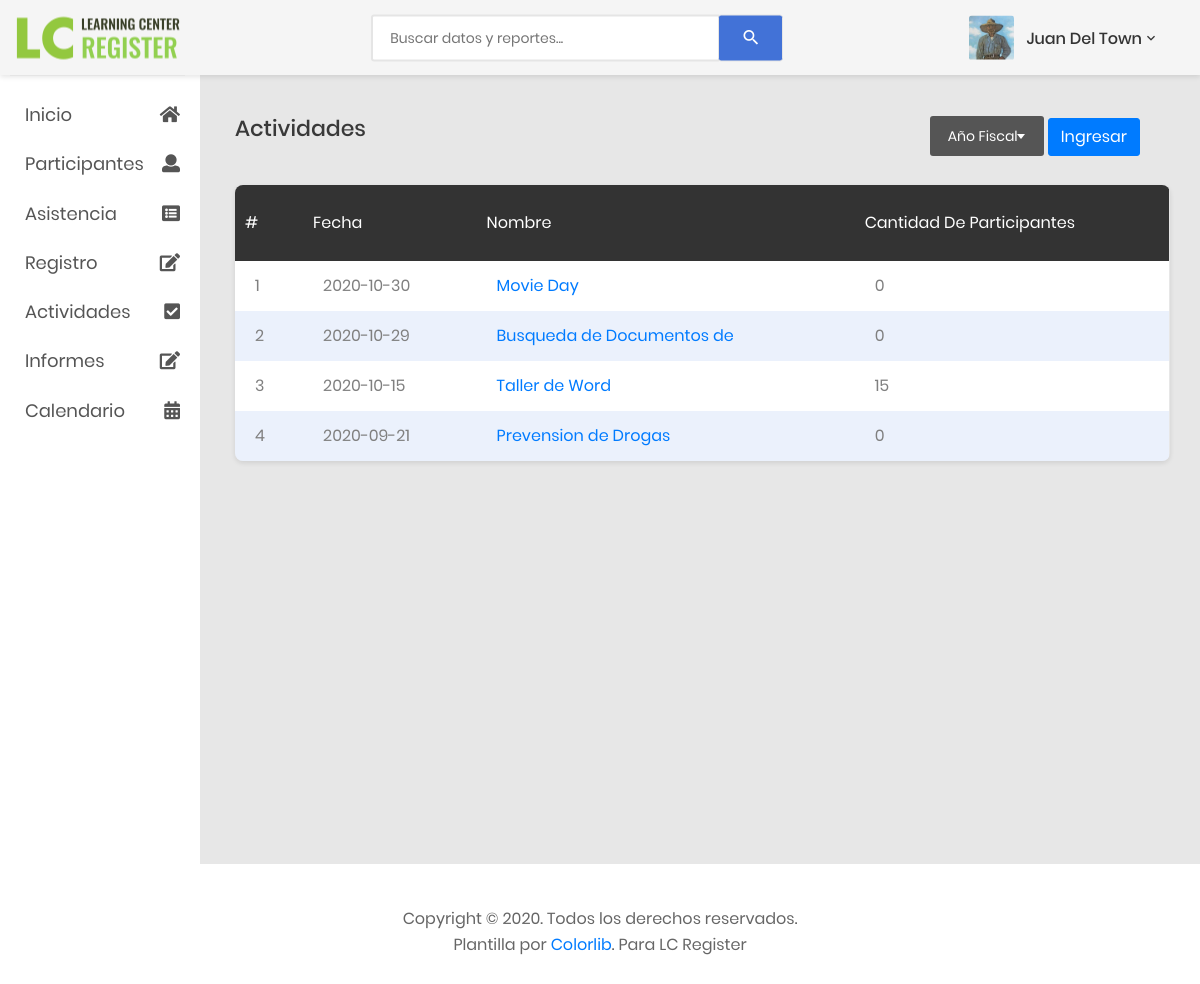
The app's page /listaActividades.php?fiscalYear=1, older data.
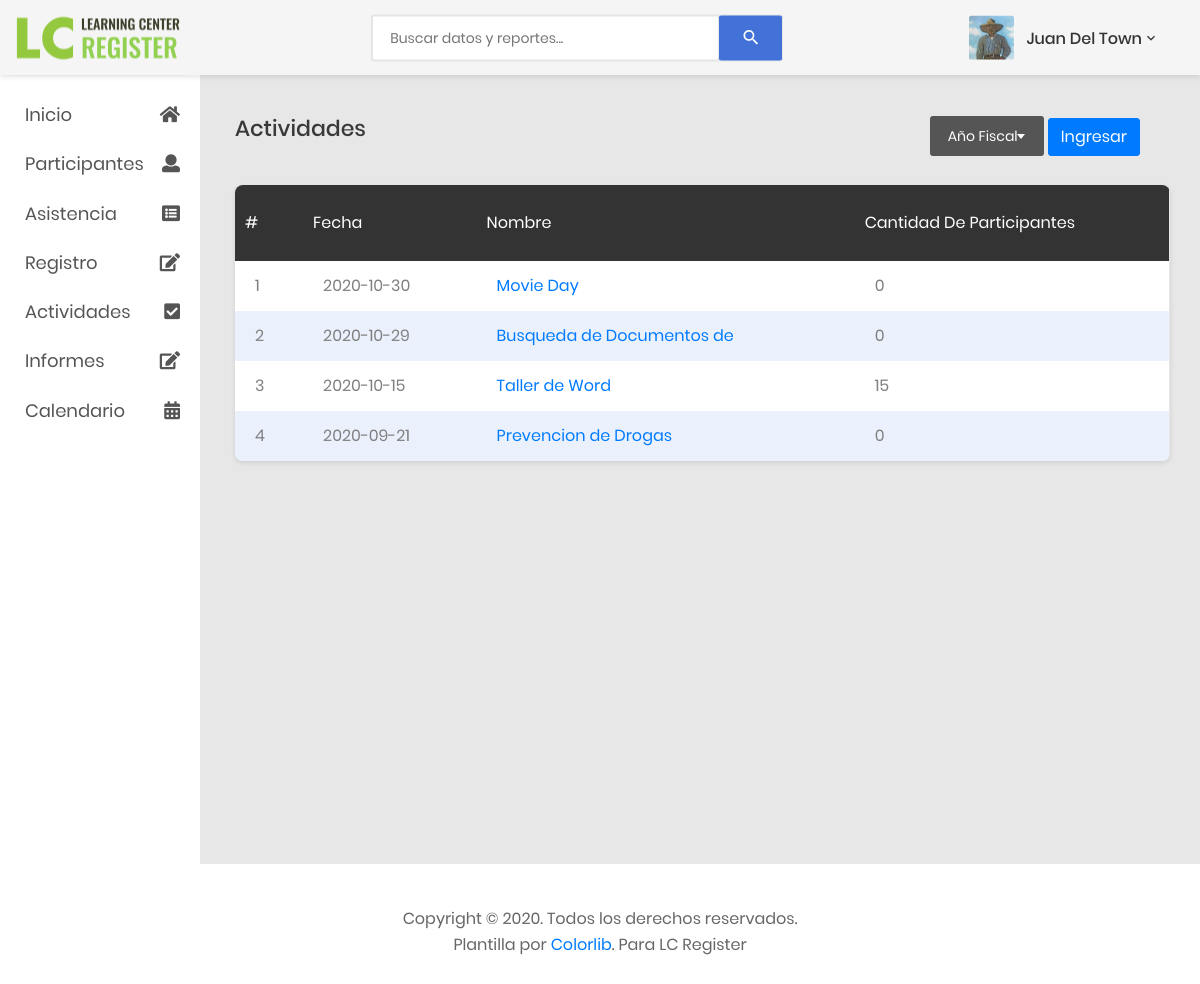
The same page, newer data.
### tables this page shows
CREATE TABLE `actividades` (
  `actividadID` int(11) NOT NULL,
  `nombre` varchar(25) NOT NULL,
  `recurso` varchar(35) NOT NULL,
  `lugar` varchar(35) NOT NULL,
  `fecha` date NOT NULL,
  `hora` varchar(20) NOT NULL,
  `proposito` text NOT NULL,
  `participantes` int(11) NOT NULL,
  `tipo` int(11) NOT NULL,
  `promocion` text NOT NULL,
  `fotos` int(11) NOT NULL,
  `fiscalYear` int(11) NOT NULL
);

### listaActividades.php (the view, shortened to what this page needs)
<?php
    include './includes/connection.php';
    $validacion = false;
    if(!empty($_REQUEST['fiscalYear']))
    {
        $fiscalYear = $_REQUEST['fiscalYear'];
        $query = mysqli_query($connection, "SELECT fecha, nombre, participantes, actividadID FROM actividades WHERE fiscalYear = $fiscalYear ORDER BY fecha DESC");
        $result = mysqli_num_rows($query);
        if($result>0)
            $validacion = true;
    }
?>
<!DOCTYPE html>
<html lang="en">
<head>
    <link href="css/font-face.css" rel="stylesheet" media="all">
    <link href="vendor/font-awesome-5/css/fontawesome-all.min.css" rel="stylesheet" media="all">
    <link href="vendor/font-awesome-4.7/css/font-awesome.min.css" rel="stylesheet" media="all">
    <link href="vendor/mdi-font/css/material-design-iconic-font.min.css" rel="stylesheet" media="all">
    <link href="vendor/bootstrap-4.1/bootstrap.min.css" rel="stylesheet" media="all">
    <link href="vendor/animsition/animsition.min.css" rel="stylesheet" media="all">
    <link href="vendor/bootstrap-progressbar/bootstrap-progressbar-3.3.4.min.css" rel="stylesheet" media="all">
    <link href="vendor/wow/animate.css" rel="stylesheet" media="all">
    <link href="vendor/css-hamburgers/hamburgers.min.css" rel="stylesheet" media="all">
    <link href="vendor/slick/slick.css" rel="stylesheet" media="all">
    <link href="vendor/select2/select2.min.css" rel="stylesheet" media="all">
    <link href="vendor/perfect-scrollbar/perfect-scrollbar.css" rel="stylesheet" media="all">
    <link href="css/theme.css" rel="stylesheet" media="all">
</head>
<body class="animsition">
    <div class="page-wrapper">
        <?php
            include './includes/menuSideBar.php';
        ?>
        <div class="page-container">
            <?php
                include './includes/header.php';
            ?>
            <div class="main-content">
                <div class="section__content section__content--p30">
                <div class="table-data__tool">
                    <div class="table-data__tool-left">
                        <h3 class="title-5">Actividades</h3>
                    </div>
                    <div class="table-data__tool-right">
                    <form action="" method="post">
                        <div class="rs-select2--dark rs-select2--sm rs-select2--dark2">
                        </div>
                        <button type="submit" class="btn btn-primary">Ingresar</button>
                    </div>
                </div>
                </div>
                    <div class="container-fluid">
                        <div class="row">
                        <div class="col-lg-10"></div>
                                <div class="table-responsive table--no-card m-b-30">
                                    <table class="table table-borderless table-striped table-earning">
                                        <thead>
                                            <tr>
                                            <th class="text-left">#</th>
                                                <th class="text-left">Fecha</th>
                                                <th class="text-left">Nombre</th>
                                                <th class="text-left">Cantidad de Participantes</th>
                                            </tr>
                                        </thead>
                                        <tbody>
                                            <?php
                                                if($validacion == true)
                                                {
                                                    $i = 1;
                                                    while($actividad = mysqli_fetch_array($query))
                                                    {
                                            ?>
                                                        <tr>
                                                            <td><?php echo $i?></td>
                                                            <td><?php echo $actividad['fecha']?></td>
                                                            <td><a href="actividad.php?id=<?php echo $actividad['actividadID'];?>"><?php echo $actividad['nombre']?></a>
                                                            <td><?php echo $actividad['participantes']?></td>
                                                        </tr>
                                                <?php
                                                        $i++;
                                                    }
                                                }
                                                ?>
                                        </tbody>
                                    </table>
                                </div>
                            </div>
                        </div>
                    </div>
                </div>
            </div>
            <?php
                include './includes/footer.php';
            ?>
</body>
</html>

Row changes from the older to the newer data that the page shows:
changed actividades: nombre "Prevension de Drogas" → "Prevencion de Drogas"
